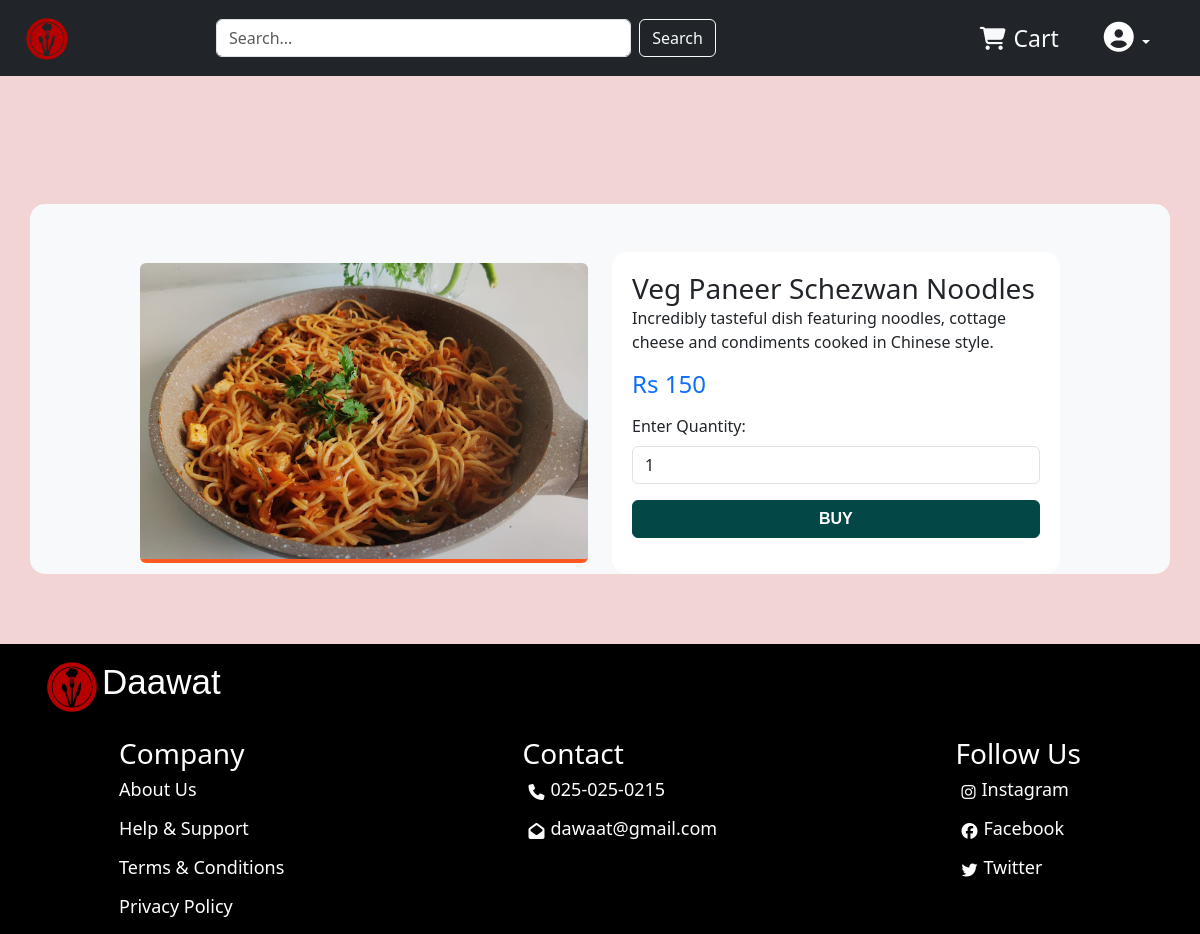
Page /product/24 on the committed database.
### restaurant/models.py (models this page shows)
class products(models.Model):
    name = models.CharField(max_length=255)
    price = models.IntegerField()
    image = models.ImageField((""), upload_to=None, )
    category = models.CharField(choices=allProducts, max_length=255)
    info = models.TextField()

### restaurant/views.py (the view)
# urls.py: path('product/<int:Id>', views.productpage),
def productpage(req, Id):
    db = products.objects.filter(id=Id).values()
    clearDb = list(db)
    for i in clearDb:
        i.update({'image': i['image'].replace('None/', '')})
    return render(req, 'product.html', context={"data": clearDb})

### restaurant/templates/product.html (shortened to what this page needs)
{% load static %}
<!DOCTYPE html>
<html lang="en">
<head>
  <link rel="stylesheet" href="https://cdnjs.cloudflare.com/ajax/libs/font-awesome/6.5.2/css/all.min.css"
 />
  <link href="https://cdn.jsdelivr.net/npm/bootstrap@5.3.3/dist/css/bootstrap.min.css" rel="stylesheet" />
  <link rel="stylesheet" href="{% static 'style.css' %}" />
</head>
<body>
  <nav class="navbar navbar-expand-lg navbar-dark bg-dark">
    <div class="container-fluid">
      <a class="navbar-brand" href="index">
        <img src="{% static 'dta/k.png' %}" alt="Logo" class="rounded-pill" style="width: 50px; margin-left: 10px;">
      </a>
      <div class="collapse navbar-collapse" id="navbarNav">
        <form class="d-flex mx-auto my-2 my-lg-0 w-100 w-lg-auto" style="max-width: 500px;">
          <input class="form-control me-2" type="search" placeholder="Search..." id="search"
            style="flex-grow: 1; min-width: 150px;">
          <button class="btn btn-outline-light" type="submit" id="sea">Search</button>
        </form>
        <ul class="navbar-nav ms-auto d-flex flex-row align-items-center mt-2 mt-lg-0">
          <li class="nav-item me-4">
            <a class="nav-link text-light d-flex align-items-center" href="\cart">
              <i class="fa-solid fa-cart-shopping me-2"></i>
              Cart
            </a>
          </li>
          <li class="nav-item dropdown">
            <button class="btn btn-dark dropdown-toggle" type="button" id="dropdownMenuButton" data-bs-toggle="dropdown"
              aria-expanded="false">
              <i class="fa-solid fa-circle-user" style="font-size: 30px;"></i>
            </button>
          </li>
        </ul>
      </div>
    </div>
  </nav>
  <div class="container pt-5 px-sm-3" style="margin-top: 8rem;">
    <div class="row justify-content-center align-items-center">
      <div class="col-md-5">
        <div class="card">
          <img src="{% static 'dta/'%}{{data.0.image}}" class="card-img-top img-fluid fixed-size rounded"
            alt="{{data.0.name}}">
        </div>
      </div>
      <div class="col-md-5">
        <div class="card-body">
          <h3 class="card-title">{{data.0.name}}</h3>
          <p class="card-text">{{data.0.info}}</p>
          <h4 class="text-primary">Rs {{data.0.price}}</h4>
          <div class="form-group my-3">
            <label for="qua" class="form-label">Enter Quantity:</label>
            <input type="number" id="qua" class="form-control" min="1" value="1">
          </div>
          <a class="btn btn-primary" href="/addcart/{{data.0.id}}?qty=1">BUY</a>
        </div>
      </div>
    </div>
  </div>
  <div class="downpart"  style="margin-top:70px ;">
    <div class="sc d-flex" style="margin-left: 30px; padding: 12px">
        <img src="{% static 'dta/k.png' %}" width="60px" height="60px" alt="Daawat Logo" />
        <p>Daawat</p>
    </div>
    <div class="down">
        <div class="infoserv">
            <h3>Company</h3>
            <div class="sa">
                <a href="about">
                    <p>About Us</p>
                </a>
                <a href="help">
                    <p>Help & Support</p>
                </a>
                <a href="term">
                    <p>Terms & Conditions</p>
                </a>
                <a href="privacy">
                    <p>Privacy Policy</p>
                </a>
            </div>
        </div>
        <div class="contact">
            <h3>Contact</h3>
            <div class="sa">
                <div class="sso d-flex">
                    <i class="fa-solid fa-phone"></i>
                    <p>025-025-0215</p>
                </div>
                <div class="sso d-flex">
                    <i class="fa-solid fa-envelope-open"></i>
                    <p>dawaat@gmail.com</p>
                </div>
            </div>
        </div>
        <div class="social">
            <h3>Follow Us</h3>
            <div class="sa sss">
                <a href="https://www.instagram.com/accounts/login/?hl=en" style="text-decoration: none; color: white">
                    <div class="sso d-flex">
                        <i class="fa-brands fa-instagram"></i>
                        <p>Instagram</p>
                    </div>
                </a>
                <a href="https://www.facebook.com/" style="text-decoration: none; color: white">
                    <div class="sso d-flex">
                        <i class="fa-brands fa-facebook"></i>
                        <p>Facebook</p>
                    </div>
                </a>
                <a href="https://x.com/login" style="text-decoration: none; color: white">
                    <div class="sso d-flex">
                        <i class="fa-brands fa-twitter"></i>
                        <p>Twitter</p>
                    </div>
                </a>
            </div>
        </div>
    </div>
</div>
</body>
</html>

### restaurant/static/style.css (style rules this page uses)
* { padding: 0; margin: 0; }
body { background-color: rgb(243, 212, 212); }
.nav-item { font-size: 23px; margin-right: 25px; }
a { text-decoration: none; color: black; }
.down { background-color: black; color: white; display: flex; justify-content: space-around; }
.sa p { color: white; line-height: 23px; font-size: 18px; font-family: 'Segoe UI', Tahoma, Geneva, Verdana, sans-serif; }
.downpart { background-color: black; color: white; }
.sc p { font-family: 'Franklin Gothic Medium', 'Arial Narrow', Arial, sans-serif; font-size: 35px; }
.sso i { margin: 6px; }

### restaurant/templates/product.html (style rules this page uses)
.container { background-color: #f8f9fa; border-radius: 15px; }
.card { border: none; }
.card-body { background-color: #ffffff; padding: 20px; border-radius: 15px; }
.fixed-size { width: 100%; height: 300px; object-fit: cover; }
.btn-primary { background-color: #044747; border-color: #044747; width: 100%; font-family: 'Franklin Gothic Medium', 'Arial Narrow', Arial, sans-serif; font-weight: bolder; }
.card { transition: transform 0.3s ease, box-shadow 0.3s ease; }
.card-img-top { border-bottom: 4px solid #FF5722; }

### rows in the picture
products: name "Veg Paneer Schezwan Noodles", info "Incredibly tasteful dish featuring noodles, cottage cheese and condiments cooked in Chinese style."

### other values in the picture
{{ data.0.price }} "150"
